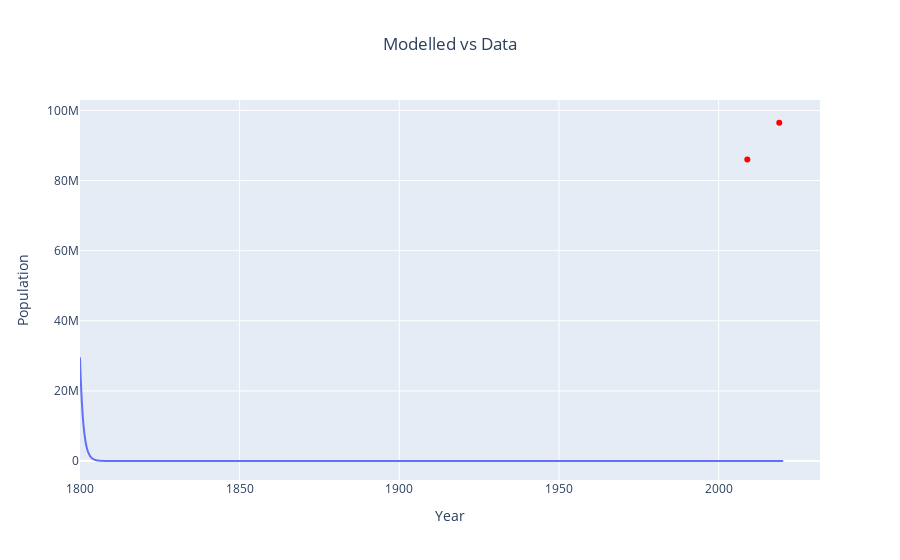

Notebook code cell kept with this figure:
### Code cell
fig2_1 = px.line(
    derived_df_0,
    x=derived_df_0.index,
    y="total_population",
)
plots = {"total_population": {
      "title": "Population size",
      "output_key": "total_population",
      "times": [2009.0, 2019.0],
      "values": [86025000, 96484000],
      "quantiles": [0.025, 0.25, 0.5, 0.75, 0.975]
    },
     "notifications": {
      "title": "Notifications",
      "output_key": "notifications",
      "times": [2013.0, 2014.0, 2015.0, 2016.0, 2017.0, 2018.0, 2019.0, 2020.0, 2021.0, 2022.0],
      "values": [102196, 102087, 102676, 102527, 105733, 102171, 104505, 101795, 78935, 103804],
      "quantiles": [0.025, 0.25, 0.5, 0.75, 0.975]
    },
    "percentage_latent": {
      "title": "Percentage Latent",
      "output_key": "percentage_latent",
      "times": [2016.0],
      "values": [30.8],
      "quantiles": [0.025, 0.25, 0.5, 0.75, 0.975]
    },
    }
fig2_2 = px.scatter(x= plots['total_population']['times'], y = plots['total_population']['values'])
fig2_2.update_traces(marker=dict(color="red"))
fig2_3 = go.Figure(
    data=fig2_1.data + fig2_2.data,
)
fig2_3.update_layout(
    title="Modelled vs Data", title_x=0.5, xaxis_title="Year", yaxis_title="Population"
)
fig2_3.show()

### Figure 1 — Plotly figure (JSON) as saved in the notebook; plotly's stock layout.template omitted (floating-point values rounded to 4 significant figures; data arrays with more than 128 entries replaced by an {"elided": "..."} marker saying what was removed)
{"data": [{"hovertemplate": "index=%{x}<br>total_population=%{y}<extra></extra>", "legendgroup": "", "line": {"color": "#636efa", "dash": "solid"}, "marker": {"symbol": "circle"}, "mode": "lines", "name": "", "showlegend": false, "type": "scattergl", "x": {"elided": "2201 float values"}, "xaxis": "x", "y": {"elided": "2201 float values"}, "yaxis": "y"}, {"hovertemplate": "x=%{x}<br>y=%{y}<extra></extra>", "legendgroup": "", "marker": {"color": "red", "symbol": "circle"}, "mode": "markers", "name": "", "orientation": "v", "showlegend": false, "type": "scatter", "x": [2009, 2019], "xaxis": "x", "y": [86025000, 96484000], "yaxis": "y"}], "layout": {"title": {"text": "Modelled vs Data", "x": 0.5}, "xaxis": {"title": {"text": "Year"}}, "yaxis": {"title": {"text": "Population"}}}}
